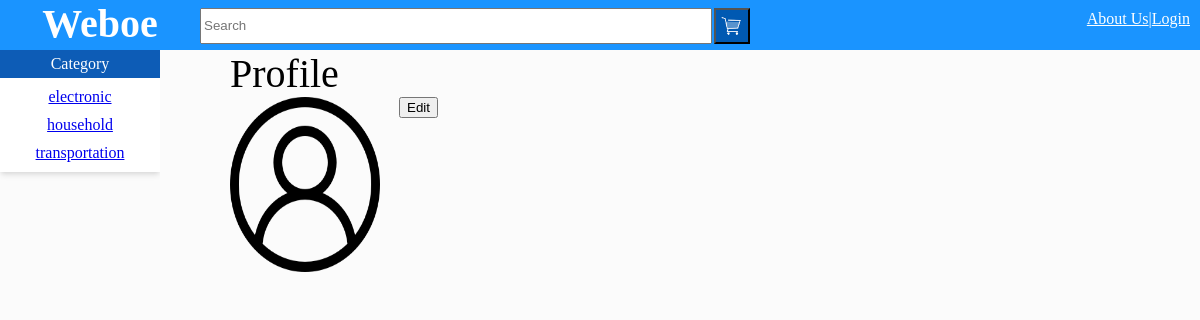
The app's page /profile.php with its own data.
### tables this page shows
CREATE TABLE category (
    category_name VARCHAR(255),
    PRIMARY KEY (category_name)
);

### profile.php (the view, shortened to what this page needs)
<!DOCTYPE html>
<html lang="en-us">
<head>
    <link rel="stylesheet" href="product.css">
</head>
<body>
    <div class="topbar">
        <div class="title" onclick="window.location='product.php';">Weboe</div><div class="search1"><input type="text" placeholder="Search" id="search"><button onclick="window.location='cart.php';"></button></div><div class="topnav"><a href="about.php">About Us</a>|<?php
        if (!isset($_SESSION["username"])) echo '<a href="login.php">Login</a>';
        else {
            echo '<a href="profile.php?username=' . $_SESSION["username"] . '">Profile</a>|';
            echo '<a href="api/logout.php">Logout</a>';
        }
        ?>
        </div>
    </div>
    <div class="main">
        <div class="left">
            <div class="lefttitle">Category</div>
            <div class="leftlist" id="leftlist">
                <?php
                    include("api/database.php");
                    $stmt = mysqli_stmt_init($dbc);
                    mysqli_stmt_prepare($stmt, "SELECT * FROM category");
                    mysqli_stmt_execute($stmt);
                    $result = mysqli_stmt_get_result($stmt);
                    $response = array();
                    while ($productRow = mysqli_fetch_assoc($result)) {
                        $response[] = $productRow;
                    }
                    foreach ($response as $row) {
                        echo '<a href="product.php?category_name=' . $row["category_name"] . '">' . $row["category_name"] . '</a><br>';
                    }
                ?>
            </div>
        </div><div class="center">
            <div class="centerheader" id="centerheader">
                Profile
            </div>
            <div id="detailmain" id="detailmain">
                <div class="profileleft">
                    <div class="profileimage" id="profileimage">
                        <img src="img/user.png" alt="">
                    </div>
                </div>
                <div class="profileright">
                    <div class="editbutton"><input type="button" value="Edit" onclick="window.location='profileedit.php';"></div>
                </div>
            </div>
        </div>
    </div>
</body>
</html>

### product.css (style rules this page uses)
.title { display: inline-block; }
.title { text-align: center; width: 200px; font-size: 30pt; font-weight: bolder; }
body { margin: 0px; background-color: rgb(251,251,251); }
.main { background-color: rgb(251,251,251); height: 100vh; }
.left, .center, .right { display: inline-block; vertical-align: top; height: 80vh; }
.left { width: 160px; height: 100vh; overflow: hidden; }
.lefttitle { color:white; background-color: rgb(13,92,182); padding: 5px 0px; vertical-align: top; text-align: center; box-shadow: rgba(0, 0, 0, 0.1) 0px 4px 6px -1px, rgba(0, 0, 0, 0.06) 0px 2px 4px -1px; }
.leftlist { background-color: white; padding: 5px 0px; text-align: center; box-shadow: rgba(0, 0, 0, 0.1) 0px 4px 6px -1px, rgba(0, 0, 0, 0.06) 0px 2px 4px -1px; }
.leftlist a { display: inline-block; width: 100%; padding: 5px 0px; }
.center { padding-left: 30px; position: absolute; width: auto; right: 160px; left: 200px; overflow-y: visible; height: 100vh; }
.centerheader { font-size: 30pt; }
img { width: 150px; height: auto; }
.center { right: 0px; }
.topbar { height: 100px; background-color: rgb(26,148,255); color: white; }
.topbar a { color: white; }
.search1 input { height: 20px; width: 300px; }
.search1 button { margin-left: 2px; margin-right: 2px; background-image: url(img/cart.png); width:36px; height: 36px; vertical-align: middle; background-size: 100%; }
.topnav { padding-right: 10px; top: 10px; position:absolute; right: 0px; width: 18%; text-align: right; }
.profileleft { margin-right: 15px; width: 150px; display: inline-block; height: 350px; }
.profileright { display: inline-block; vertical-align: top; height: 350px; }
.profileimage { width: 100%; height: 50%; position: relative; }
.profileimage img { width: 100%; height: 100%; }
@media screen and (min-width: 720px) { .search1 { width: 60%; position: absolute; left: 200px; line-height: 50px; margin-right: 12px; } }
@media screen and (min-width: 720px) { .topbar { height: 50px; } }
@media screen and (min-width: 720px) { .topnav, .search1 { display: inline-block; } }
@media screen and (min-width: 720px) { .search1 input { height: 30px; width: 70%; } }

### records on screen
category: category_name "electronic"
category: category_name "household"
category: category_name "transportation"
